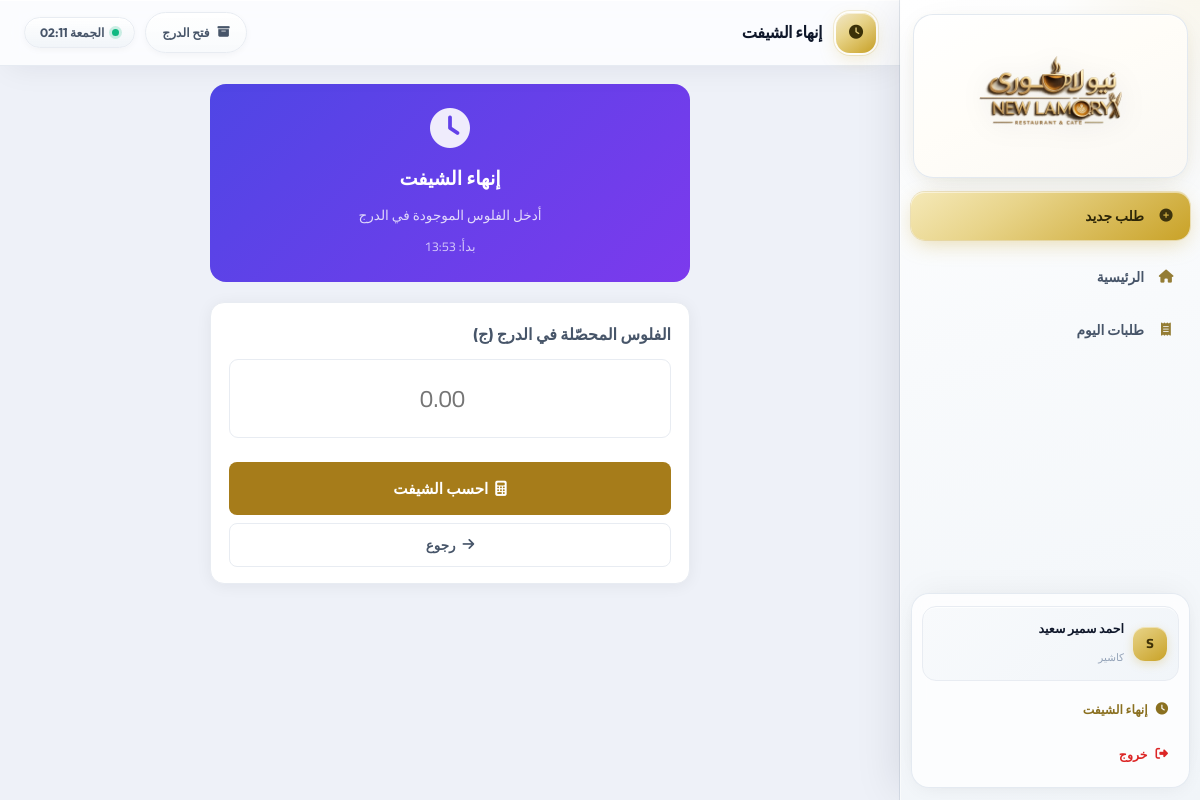
/cashier/shift/end/ (signed in), run on an earlier commit of the app's database.
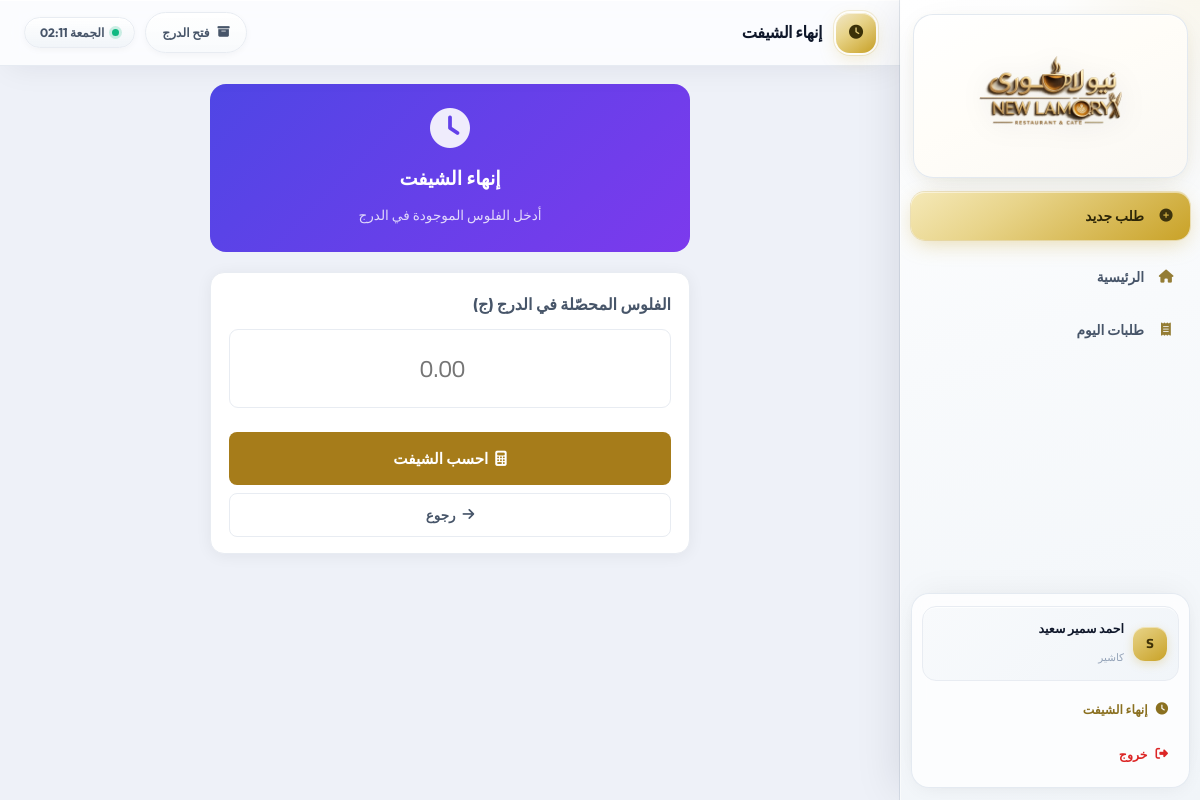
And on a later commit of the database.
### pos/models.py (models this page shows, shortened)
class Shift(models.Model):
    cashier        = models.ForeignKey(User, on_delete=models.CASCADE, related_name='shifts', verbose_name='الكاشير')
    start_time     = models.DateTimeField(auto_now_add=True)
    end_time       = models.DateTimeField(null=True, blank=True)
    status         = models.CharField(max_length=10, choices=[('open','مفتوح'),('closed','مغلق')], default='open')
    cash_in_drawer = models.DecimalField(max_digits=10, decimal_places=2, null=True, blank=True, verbose_name='الفلوس في الدرج')
    system_total   = models.DecimalField(max_digits=10, decimal_places=2, null=True, blank=True, verbose_name='إجمالي السيستم')
    difference     = models.DecimalField(max_digits=10, decimal_places=2, null=True, blank=True, verbose_name='الفرق')
    notes          = models.TextField(blank=True)
    class Meta:
        verbose_name='شيفت'; verbose_name_plural='الشيفتات'; ordering=['-start_time']

### pos/cashier_views.py (the view)
    def wrapper(request, *args, **kwargs):
        if not request.user.is_authenticated:
            return redirect('login')
        if request.user.is_staff:
            return redirect('admin_dashboard')
        return view_func(request, *args, **kwargs)

### pos/cashier_views.py (called while the page is built)
def cashier_required(view_func):
    def wrapper(request, *args, **kwargs):
        if not request.user.is_authenticated:
            return redirect('login')
        if request.user.is_staff:
            return redirect('admin_dashboard')
        return view_func(request, *args, **kwargs)
    wrapper.__name__ = view_func.__name__
    return wrapper

@cashier_required
def end_shift(request):
    shift = Shift.objects.filter(cashier=request.user, status='open').first()
    return render(request, 'pos/cashier/end_shift.html', {'shift': shift})

### templates/pos/cashier/end_shift.html (shortened to what this page needs)
{% extends 'pos/cashier/base.html' %}
{% block page_icon %}<i class="fas fa-clock"></i>{% endblock %}
{% block page_title %}إنهاء الشيفت{% endblock %}
{% block content %}
<div style="max-width:480px;margin:0 auto">
  <div style="background:linear-gradient(135deg,#4f46e5,#7c3aed);border-radius:16px;padding:24px;color:#fff;margin-bottom:20px;text-align:center">
    <i class="fas fa-clock" style="font-size:2.5rem;margin-bottom:12px;display:block;opacity:.9"></i>
    <h2 style="font-size:1.2rem;margin-bottom:6px">إنهاء الشيفت</h2>
    <p style="opacity:.8;font-size:.85rem">أدخل الفلوس الموجودة في الدرج</p>
    {% if shift %}<p style="opacity:.7;font-size:.8rem;margin-top:6px">بدأ: {{ shift.start_time|date:"H:i" }}</p>{% endif %}
  </div>
  <div class="card" id="inputCard">
    <div class="fg">
      <label style="font-size:1rem;font-weight:800;margin-bottom:10px">الفلوس المحصّلة في الدرج (ج)</label>
      <input type="number" id="cashInput" step="0.01" placeholder="0.00" style="font-size:1.5rem;text-align:center;padding:16px;direction:ltr">
    </div>
    <button class="btn btn-pri btn-lg" style="width:100%;justify-content:center;margin-top:10px" onclick="submitShift()">
      <i class="fas fa-calculator"></i> احسب الشيفت
    </button>
    <a href="{% url 'cashier_dashboard' %}" class="btn btn-out" style="width:100%;justify-content:center;margin-top:8px">
      <i class="fas fa-arrow-right"></i> رجوع
    </a>
  </div>
</div>
{% endblock %}

What changed in the data, as far as the page shows it:
no longer on this page (row edited): Shift: start_time "13:53"
Also different on the page:
text no longer shown: "بدأ:"
